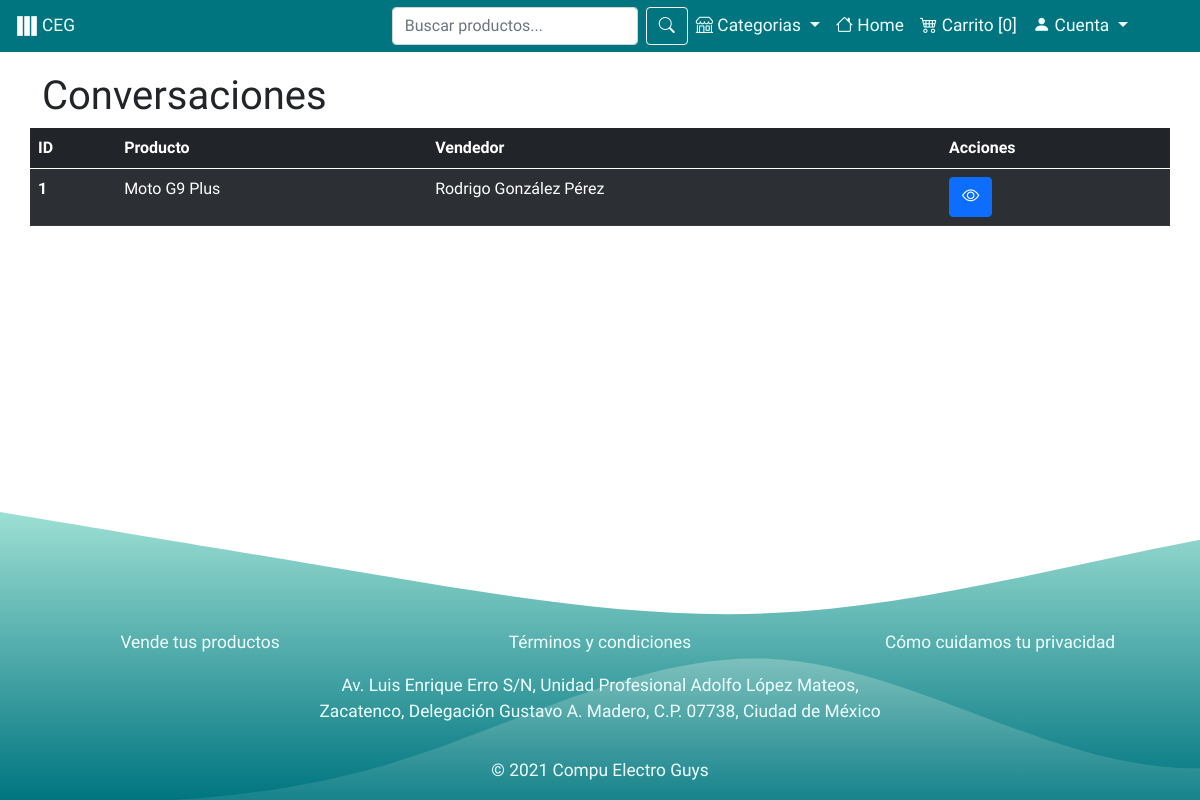
The app's page /html/conversaciones.php (signed in) with its own data.
### tables this page shows
CREATE TABLE `registrodechat` (
  `id` int(11) NOT NULL,
  `comprador_id` int(11) NOT NULL,
  `vendedor_id` int(11) NOT NULL,
  `catalogodeproductos_id` int(11) NOT NULL
);

CREATE TABLE `producto` (
  `id` int(11) NOT NULL,
  `nombre` varchar(45) NOT NULL,
  `stock` int(11) NOT NULL,
  `estado` varchar(45) DEFAULT NULL,
  `calificacion` int(11) DEFAULT NULL,
  `listacategorias_id` int(11) NOT NULL,
  `descripcion_id` int(11) NOT NULL
);

### html/conversaciones.php (the view, shortened to what this page needs)
<?php
	require '../assets/connections/database.php';
?>
<!DOCTYPE html>
<html>
<head>
		<link rel="stylesheet" href="../css/estilosFiltrador.css">
		<link rel="stylesheet" href="../css/formMultiStep.css">
    <link href="https://cdn.jsdelivr.net/npm/bootstrap@5.0.1/dist/css/bootstrap.min.css" rel="stylesheet">
    <link rel="stylesheet" href="../css/verDetalles.css">
    <link rel="stylesheet" href="../css/adminTables.css">
		<link rel="stylesheet" href="https://cdn.jsdelivr.net/npm/bootstrap-icons@1.5.0/font/bootstrap-icons.css">
    <link rel="stylesheet" href="../css/navbar.css">
    <link rel="stylesheet" href="../css/verDetalles.css">
	<link rel="stylesheet" href="../css/all.min.css">
	<link rel="stylesheet" href="../css/recompra.css">
</head>
<body>
	<?php
		if($_SESSION == NULL){
			require '../assets/navs/headerBase.php';
		}elseif($_SESSION['privilegio'] == 'Comprador'){
			require '../assets/navs/headerComprador.php';
		}elseif($_SESSION['privilegio'] == 'Vendedor'){
			require '../assets/navs/headerVendedor.php';
		}
	?>
	<main class="contenedor">
		<div class="container details-product">
	        <div class="row justify-content-md-center">
                <h1>Conversaciones</h1>
                <table class="table table-dark table-striped">
                    <thead>
                      <tr>
                        <th scope="col">ID</th>
                        <th scope="col">Producto</th>
                        <th scope="col">Vendedor</th>
                        <th scope="col">Acciones</th>
                      </tr>
                    </thead>
                    <tbody>
											<?php
												$idComp = $_SESSION['id_comprador'];
												$consulta = "SELECT registrodechat.id,producto.nombre,CONCAT(info.nombre,' ',info.apellidop,' ',info.apellidom)as nombreVendedor
												from registrodechat
												INNER JOIN catalogodeproductos on registrodechat.catalogodeproductos_id = catalogodeproductos.id
												INNER JOIN producto ON catalogodeproductos.producto_id = producto.id
												INNER JOIN vendedor ON vendedor.id = catalogodeproductos.vendedor_id
												INNER JOIN info ON info.id = vendedor.info_id WHERE comprador_id = '$idComp'";
												$ejecutar = $con->query($consulta);
												while ($datos = $ejecutar->fetch_assoc()) {
													$id = $datos['id'];
													$nombre = $datos['nombre'];
													$vendedor = $datos['nombreVendedor'];
													echo "<tr>";
													echo "<th scope='row'>$id</th>";
													echo "<td>$nombre</td>";
													echo "<td>$vendedor</td>";
													echo "<td>";
													echo "<a href='mensajeVendedor.php?id_registro=$id' class='btn btn-primary' title='Ver mensaje'><i class='bi bi-eye'></i></a>";
													echo "</td>";
													echo "</tr>";
												}
											?>
                    </tbody>
                </table>
	        </div>
	    </div>
    </main>
	<?php require '../assets/navs/footer.php'; ?>
</body>
</html>

### css/estilosFiltrador.css (style rules this page uses)
* { margin: 0; padding: 0; box-sizing: border-box; }
body { background: #1a1a1a; font-family: 'Open Sans', sans-serif; }

### css/verDetalles.css (style rules this page uses)
.details-product { margin-top: 20px; }
h1 { display: inline-block; }

### css/adminTables.css (style rules this page uses)
h1, h2, h3, table { font-family: 'Inconsolata', monospace; }

### css/navbar.css (style rules this page uses)
html { min-height: 100%; position: relative; }
body { margin-bottom: 300px; }
footer p, a { font-size: 13pt !important; }

### records on screen
registrodechat: id "1", producto.nombre "Moto G9 Plus", vendedor "Rodrigo González Pérez"
